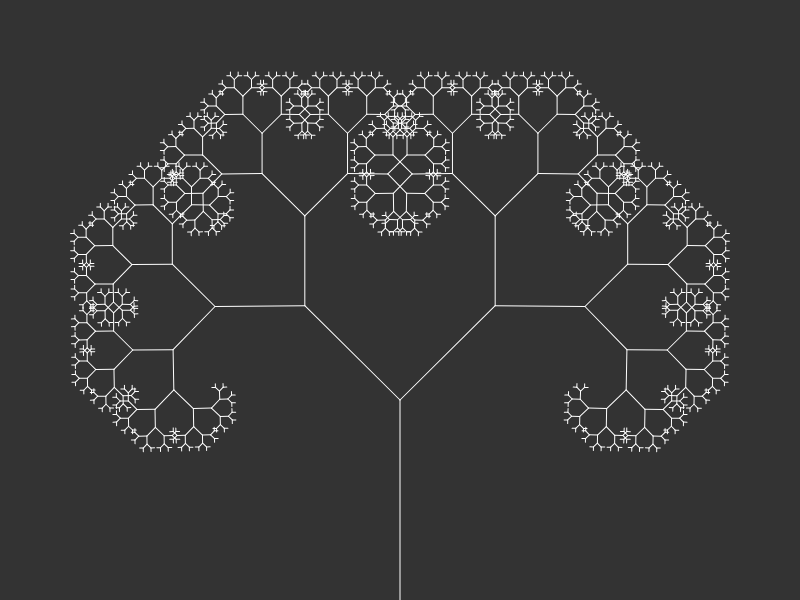
Frame 1 (no input)
Frame 60 (no input): identical to frame 1, image omitted
Frame 120 (the mouse pressed at the canvas centre since frame 60): identical to frame 1, image omitted

The p5.js sketch that drew this single still picture (run headless with seeded random() and noise() and a simulated clock; from frame 60 on, the mouse is pressed at the canvas centre):

// p5.js sketch
// ── sketch.js
var angle = 0;

var slider;

function setup() {
    createCanvas(window.screen.width, window.screen.height);
    slider = createSlider(0, TWO_PI, PI/4, 0.01);
}

function draw() {
    var width = window.screen.width;
    var height = window.screen.height;
    background(51);
    angle = slider.value();
    var len = 200;
    stroke(255);
    translate(width/2, height);
    branch(len);
}

function branch(len){
    line(0, 0, 0, -len);
    translate(0, -len);
    if (len > 4){
        push();
        rotate(angle);
        branch(0.67*len);
        pop();
        rotate(-angle);
        branch(len*0.67);
    }
}
